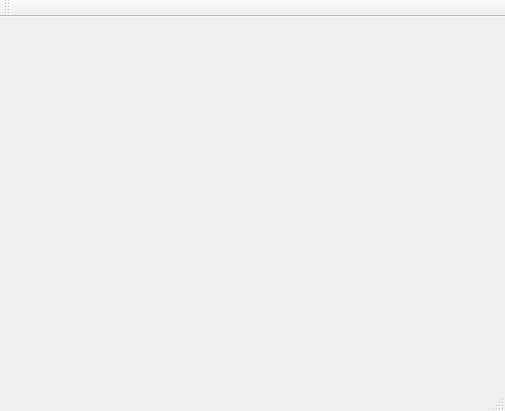
<?xml version="1.0" encoding="UTF-8"?>
<ui version="4.0">
 <class>MainWindow</class>
 <widget class="QMainWindow" name="MainWindow">
  <property name="geometry">
   <rect>
    <x>0</x>
    <y>0</y>
    <width>505</width>
    <height>411</height>
   </rect>
  </property>
  <property name="windowTitle">
   <string>MainWindow</string>
  </property>
  <widget class="QWidget" name="centralWidget">
   <widget class="QBlinkingWidget" name="blinking_widget" native="true">
    <property name="geometry">
     <rect>
      <x>100</x>
      <y>150</y>
      <width>111</width>
      <height>91</height>
     </rect>
    </property>
   </widget>
  </widget>
  <widget class="QMenuBar" name="menuBar">
   <property name="geometry">
    <rect>
     <x>0</x>
     <y>0</y>
     <width>505</width>
     <height>21</height>
    </rect>
   </property>
  </widget>
  <widget class="QToolBar" name="mainToolBar">
   <attribute name="toolBarArea">
    <enum>TopToolBarArea</enum>
   </attribute>
   <attribute name="toolBarBreak">
    <bool>false</bool>
   </attribute>
  </widget>
  <widget class="QStatusBar" name="statusBar"/>
 </widget>
 <layoutdefault spacing="6" margin="11"/>
 <customwidgets>
  <customwidget>
   <class>QBlinkingWidget</class>
   <extends>QWidget</extends>
   <header>qblinkingwidget.h</header>
   <container>1</container>
  </customwidget>
 </customwidgets>
 <resources/>
 <connections/>
</ui>
